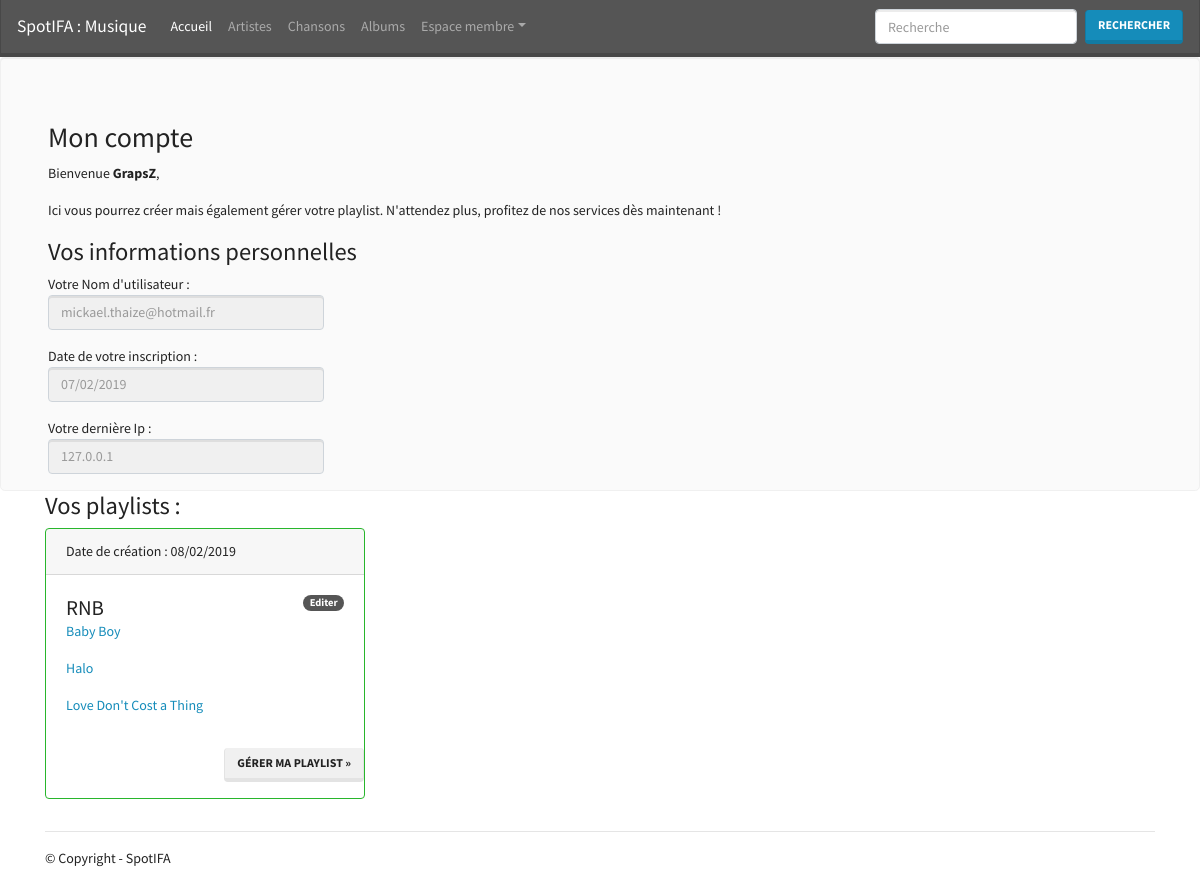
/moncompte.php (signed in), run on the app's committed database.
### tables this page shows
CREATE TABLE `utilisateurs` (
  `id` int(11) NOT NULL AUTO_INCREMENT COMMENT 'id utilisateur',
  `username` varchar(10) NOT NULL COMMENT 'nom de compte utilisateur',
  `password` varchar(100) NOT NULL COMMENT 'mot de passe utilisateur',
  `email` varchar(255) NOT NULL COMMENT 'email utilisateur',
  `date_inscription` datetime NOT NULL DEFAULT CURRENT_TIMESTAMP,
  `avatar` tinytext NOT NULL COMMENT 'avatar utilisateur',
  `isAdmin` int(11) DEFAULT '0',
  `ip` varchar(15) DEFAULT '127.0.0.1',
  PRIMARY KEY (`id`),
  UNIQUE KEY `username` (`username`,`email`)
);

CREATE TABLE `contenu_playlist` (
  `id_playlist` int(11) NOT NULL COMMENT 'id de la playlist',
  `id_chanson` int(11) NOT NULL COMMENT 'id de la chanson',
  KEY `id_chanson` (`id_chanson`),
  KEY `id_playlist` (`id_playlist`),
  CONSTRAINT `contenu_playlist_ibfk_1` FOREIGN KEY (`id_chanson`) REFERENCES `chansons` (`id`),
  CONSTRAINT `contenu_playlist_ibfk_2` FOREIGN KEY (`id_playlist`) REFERENCES `playlists` (`id`)
);

CREATE TABLE `playlists` (
  `id` int(11) NOT NULL AUTO_INCREMENT COMMENT 'id playlist',
  `nom` varchar(30) NOT NULL COMMENT 'nom de la playlist',
  `date_creation` datetime NOT NULL DEFAULT CURRENT_TIMESTAMP COMMENT 'date de création playlist',
  `id_users` int(11) NOT NULL COMMENT 'id utilisateur',
  PRIMARY KEY (`id`),
  KEY `id_users` (`id_users`),
  CONSTRAINT `playlists_ibfk_1` FOREIGN KEY (`id_users`) REFERENCES `utilisateurs` (`id`)
);

CREATE TABLE `chansons` (
  `id` int(11) NOT NULL AUTO_INCREMENT COMMENT 'id chanson',
  `nom` text NOT NULL COMMENT 'nom de la hanson',
  `jaquette` longtext,
  `date_realisation` date NOT NULL COMMENT 'date réalisation chanson',
  `id_artist` int(11) NOT NULL COMMENT 'id artiste',
  `id_album` int(11) DEFAULT NULL,
  PRIMARY KEY (`id`),
  KEY `id_artist` (`id_artist`),
  CONSTRAINT `chansons_ibfk_1` FOREIGN KEY (`id_artist`) REFERENCES `artistes` (`id`)
);

### inc/functions.php (called while the page is built, shortened)
<?php
function forceUpperFirstChar($string){
    $final = strtoupper($string[0]).substr($string,1);
    return $final;
}
function clean($valeur) {
    $valeur = addslashes($valeur);
    $valeur = strip_tags($valeur);
    $valeur = mb_convert_encoding($valeur, 'UTF-8');
    return $valeur;
}
function alter($date, $before, $after) {
    return DateTime::createFromFormat($before, $date)->format($after);
}
function toHTML($date, $before = 'Y-m-d H:i:s') {
    return alter($date, $before, 'd/m/Y');
}

### moncompte.php (the view, shortened to what this page needs)
<?php
include 'inc/header.php';
if (!est_connecte()) {
    header('Location: connexion.php');
    exit();
} else {
    $username = clean($_SESSION['pseudo']);
    $id = clean($_SESSION['id']);
}
?>
<main role="main">
    <div class="jumbotron">
        <div class="container">
            <h2>Mon compte</h2>
            <p>Bienvenue <b><?php echo $username; ?></b>,</p>
            <p>Ici vous pourrez créer mais également gérer votre playlist. N'attendez plus, profitez de nos services dès maintenant !</p>
            <h3>Vos informations personnelles</h3>
            <?php
            $sql_infos = "SELECT * FROM utilisateurs WHERE id = '".$id."'";
            $result_infos = mysqli_query($db_connect, $sql_infos);
            if ($result_infos) {
                $utilisateur = mysqli_fetch_array($result_infos);
                echo "<p>Votre Nom d'utilisateur :<input type='text' name='email' placeholder='".$utilisateur['email']."' class='form-control w-25' disabled/></p>";
                echo "<p>Date de votre inscription :<input type='text' name='date-inscription' placeholder='".toHTML($utilisateur['date_inscription'])."' class='form-control w-25' disabled/></p>";
                echo "<p>Votre dernière Ip :<input type='text' name='ip' placeholder='".$utilisateur['ip']."' class='form-control w-25' disabled/></p>";
                }
            ?>
        </div>
    </div>
    <div class="container">
        <h3>Vos playlists : </h3>
        <div class="row">
            <?php
                $sql_playslits = "SELECT id_playlist, p.nom as playNom, p.id as playId, p.date_creation as playDate, c.nom as chanNom, c.id as chanId FROM playlists p LEFt JOIN contenu_playlist cp ON p.id = cp.id_playlist LEFT JOIN chansons c ON cp.id_chanson = c.id WHERE p.id_users = '".$id."' ORDER BY p.id";
                $stmt = mysqli_query($db_connect, $sql_playslits);
                if (mysqli_num_rows($stmt)) {
                    $montour = 0;
                    while($playlists = mysqli_fetch_array($stmt)) {
                        if ($playlists['playId'] != $montour ) {
                            $montour = $playlists['playId'];
                            echo "<div class='col-md-4'>";
                            echo "<div class='card border-success mb-3' style='max-width: 20rem;'>";
                            echo "<div class='card-header'>Date de création : ".toHTML($playlists['playDate'])."</div>";
                            echo "<div class='card-body'>";
                            echo "<div class='card-title'>";
                            echo "<h4 class='d-inline'>".forceUpperFirstChar($playlists['playNom'])."</h4> <a href='' class='d-inline float-right ml-1 badge badge-pill badge-dark'>Editer</a>";
                        }
                        echo "<p class='card-text'><a href='fiche-chanson.php?id=".$playlists['chanId']."'>".$playlists['chanNom']."</a></p>";
                    }
                    echo "</div>";
                    echo "</div>";
                    echo "<p><a class='btn btn-secondary float-right' href='gestion-playlist.php?id=".$montour."' role='button'>Gérer ma playlist &raquo;</a></p>";
                    echo "</div>";
                    echo "</div>";
                } else {
                    echo "<p class='col-12'>Vous n'avez pas encore de playlist. Créez en une dès maintenant.</p>";
                    echo "<p><a class='btn btn-info' href='creation_playlist.php' role='button'>Créer une playlist &raquo;</a></p>";
                }
            ?>
        </div>
        <hr>
    </div>
</main>
<?php
include 'inc/footer.php';
?>

### css/jumbotron.css (style rules this page uses)
body { padding-top: 3.5rem; }

### data on the page
utilisateurs: email "mickael.thaize@hotmail.fr", date-inscription "07/02/2019", ip "127.0.0.1"
contenu_playlist: id_playlist.date_creation "08/02/2019", id_playlist.nom "RNB", id_chanson.nom "Baby Boy"
contenu_playlist: id_chanson.nom "Halo"
contenu_playlist: id_chanson.nom "Love Don't Cost a Thing"

### other printed values
$username "GrapsZ"
